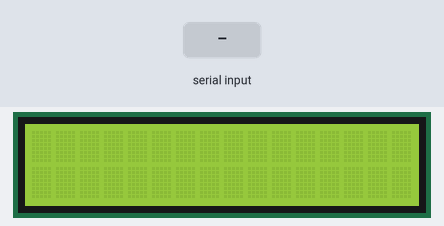
Recording of a sketch running on a simulated Arduino Mega 2560, built with avr-gcc and run on an emulated ATmega2560. On the bench: 16×2 character LCD. The inputs (shaded band) are chosen by the test bench.

Above: at 1.2 s.
1.3 s: "90,45,200\n" received over the second serial link
At 2.5 s:
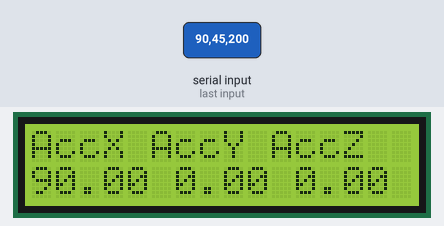
4.3 s: "30,150,10\n" received over the second serial link
At 4.7 s:
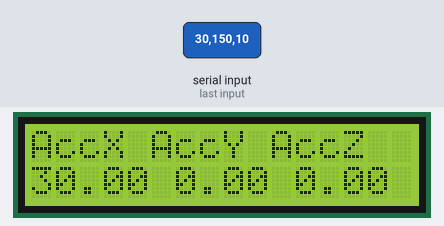
7.3 s: "90,45\n" received over the second serial link
At 8.1 s:
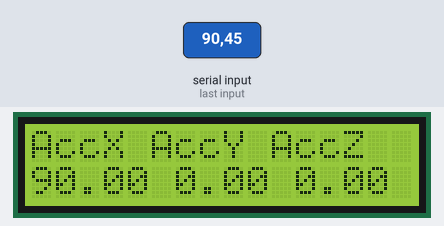
10.3 s: "30,150\n" received over the second serial link
At 11.5 s:
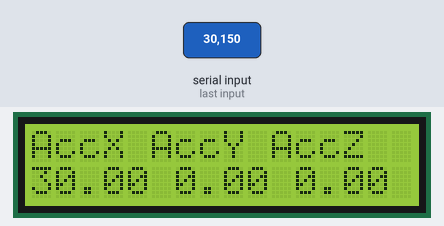
Timing chart, 0 to 13.3 s (numbered marks = the images above; inputs shaded):
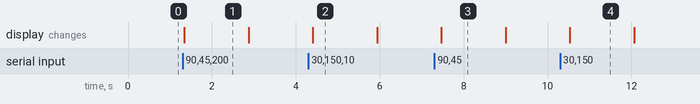

The sketch:

Reto_Bajo_nivel_LCD.ino
```cpp
/*Programa para recibir un string mediante comunicación UART y mostrar su contenido en un display LCD 16x2 con interfaz I2C

  Ecudería de Robótica del CEM - Equipo de Drones

  Autores: Bruno Sánchez García - A01378960 - MN-A
  Versión 1.0 - 25/04/2024
*/

//Inclusión de librerías
#include <Wire.h>

#include <LiquidCrystal_I2C.h>
//Inicialización comunicación I2C para LCD
//LiquidCrystal_I2C name(dirección de dispositivo, numero de columnas, numero de filas)
LiquidCrystal_I2C lcd(0x27, 16, 2);    //0x27 funciona para los modelos que tienen en el tec, si usan uno diferente, puede variar este, pero en los tutoriales especifican

String text = "1.11:2.11:3.11:90:180:270"; //Es el mensaje que se recibe por uart desde el otro arduino, es un string que se indexa posteriormente
// El orden es el siguiente Acc_x:Acc_y:Acc_z:Gy_x:Gy_y:Gy_z  (las 3 aceleraciones y las 3 inclinaciones.
float Acx = 9.22;
float Acy = 9.22;
float Acz = 9.22;
int roll = 360;
int pitch = 360;
int yaw = 360;
int str_len = 0;
                                                           //roll  pitch
int p_pos = 18; //Posición del ":" que separa roll de pitch (90":"180) (Se suma +1 para el corte)
                                                          //pitch yaw
int y_pos = 21; //Posición del ":" que separa pitch de yaw (180":"270) (Se suma +1 para el corte)
// Las Aceleraciones siempre tienen la misma cantidad de caracteres, pero los giros no
//p_y_state alterna entre cuando se buscan los ":" que separan roll de pitch y de yaw, ya que su posición puede cambiar dependiente del valor
//Ejemplo
// teniendo 1.11:2.11:3.11:90:180:270 los : de roll_pitch estan en la posición 17 y el de pitch_yaw en la posición 22.

//0 1 2 3 4 5 6 7 8 9 10 11 12 13 14 15 16 17 18 20 21 22 23 24 25
//1 . 1 1 : 2 . 1 1 : 3  .   1  1  :  9  0  :  1  8  0  :  2  7  0

//pero  teniendo 1.11:2.11:3.11:180:270:15 los espacios cambian a 18 y 23

//0 1 2 3 4 5 6 7 8 9 10 11 12 13 14 15 16 17 18 20 21 22 23
//1 . 1 1 : 2 . 1 1 : 3  .   1  1  :  1  8  0  :  2  7  0  :  1  5

//Por eso es necesario que cada que se recibe el mensaje, se actualizen p_pos y y_pos


int p_y_state = 0;

void setup()

{
  //Inicialización de la comunicación Serial
  Serial.begin(9600);
  Serial1.begin(9600);

  //Inicialización de la comunicación con el LCD
  lcd.init();

  Wire.begin();

  //Se prende la luz de fondo del LCD
  lcd.backlight();
}


void splitString(String s, char delimiter, float* values) {
    int i = 0;
    int pos = s.indexOf(delimiter);
    while (pos != -1) {
        values[i++] = s.substring(0, pos).toFloat();
        s = s.substring(pos + 1);
        pos = s.indexOf(delimiter);
    }
    values[i] = s.toFloat(); // Para el último elemento después del último delimitador
}

void loop() {
    if (Serial1.available()) {
        String dataString = Serial1.readStringUntil('\n');
        float values[6]; // ax, ay, az, gx, gy, gz
        splitString(dataString, ':', values);

        // Actualizar LCD con valores
        lcd.clear();
        lcd.setCursor(0, 0);
        lcd.print("AccX AccY AccZ");
        lcd.setCursor(0, 1);
        lcd.print(String(values[0], 2) + " " + String(values[1], 2) + " " + String(values[2], 2));
        delay(1500);
        lcd.clear();
        lcd.setCursor(0, 0);
        lcd.print("GyrX GyrY GyrZ");
        lcd.setCursor(0, 1);
        lcd.print(String(values[3], 2) + " " + String(values[4], 2) + " " + String(values[5], 2));
        delay(1500);
    }
}
```

Measured:
- after the input at 1.3 s, the display: changes at once (image 1)
- after the input at 4.3 s, the display: changes after 0.10 s (image 2)
- after the input at 7.3 s, the display: changes after 0.17 s (image 3)
- after the input at 10.3 s, the display: changes after 0.23 s (image 4)
- what the display in image 1 shows lasts 1.6 s, from 1.3 s to 2.9 s
